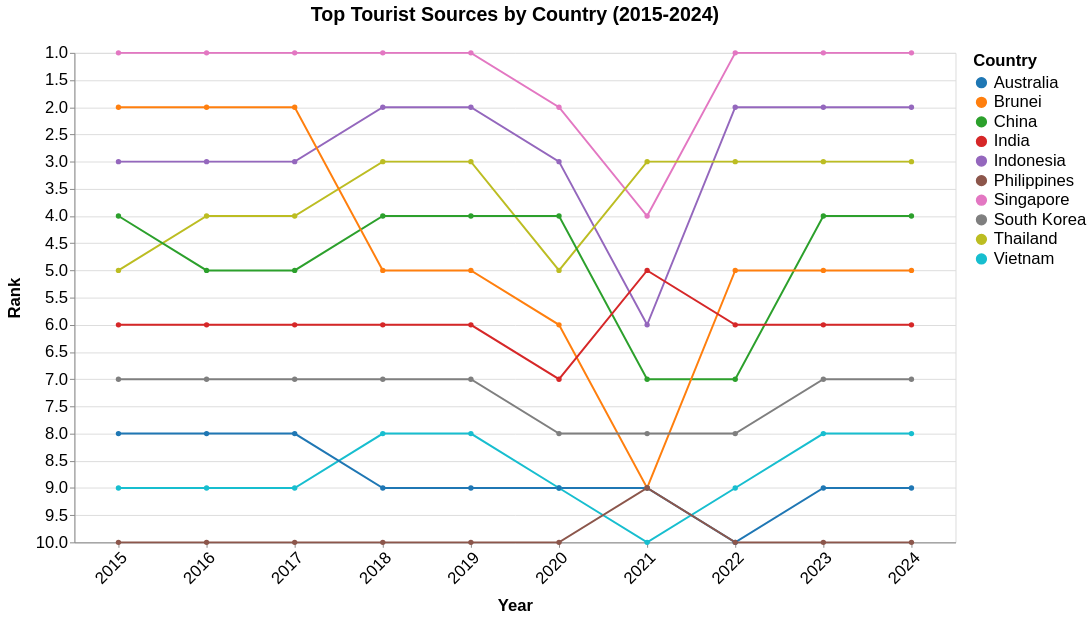

The Vega-Lite source for this figure:
### Vega-Lite specification from a JSON file in a GitHub repository (floating-point values rounded to 4 significant figures)
{"$schema": "https://vega.github.io/schema/vega-lite/v5.json", "title": {"text": "Top Tourist Sources by Country (2015-2024)", "fontSize": 20, "anchor": "middle", "dy": -16}, "data": {"values": [{"Country": "Singapore", "year": 2024, "Visitors": 4276007, "rank": 1}, {"Country": "Singapore", "year": 2023, "Visitors": 8308230, "rank": 1}, {"Country": "Singapore", "year": 2022, "Visitors": 5222991, "rank": 1}, {"Country": "Singapore", "year": 2021, "Visitors": 16308, "rank": 4}, {"Country": "Singapore", "year": 2020, "Visitors": 1545255, "rank": 2}, {"Country": "Singapore", "year": 2019, "Visitors": 10163882, "rank": 1}, {"Country": "Singapore", "year": 2018, "Visitors": 10615986, "rank": 1}, {"Country": "Singapore", "year": 2017, "Visitors": 12441713, "rank": 1}, {"Country": "Singapore", "year": 2016, "Visitors": 13272961, "rank": 1}, {"Country": "Singapore", "year": 2015, "Visitors": 12930754, "rank": 1}, {"Country": "Indonesia", "year": 2024, "Visitors": 1786630, "rank": 2}, {"Country": "Indonesia", "year": 2023, "Visitors": 3108165, "rank": 2}, {"Country": "Indonesia", "year": 2022, "Visitors": 1481739, "rank": 2}, {"Country": "Indonesia", "year": 2021, "Visitors": 11025, "rank": 6}, {"Country": "Indonesia", "year": 2020, "Visitors": 711723, "rank": 3}, {"Country": "Indonesia", "year": 2019, "Visitors": 3623277, "rank": 2}, {"Country": "Indonesia", "year": 2018, "Visitors": 3277689, "rank": 2}, {"Country": "Indonesia", "year": 2017, "Visitors": 2796570, "rank": 3}, {"Country": "Indonesia", "year": 2016, "Visitors": 3049964, "rank": 3}, {"Country": "Indonesia", "year": 2015, "Visitors": 2788033, "rank": 3}, {"Country": "Thailand", "year": 2024, "Visitors": 813783, "rank": 3}, {"Country": "Thailand", "year": 2023, "Visitors": 1551282, "rank": 3}, {"Country": "Thailand", "year": 2022, "Visitors": 715528, "rank": 3}, {"Country": "Thailand", "year": 2021, "Visitors": 59607, "rank": 3}, {"Country": "Thailand", "year": 2020, "Visitors": 394413, "rank": 5}, {"Country": "Thailand", "year": 2019, "Visitors": 1884306, "rank": 3}, {"Country": "Thailand", "year": 2018, "Visitors": 1914692, "rank": 3}, {"Country": "Thailand", "year": 2017, "Visitors": 1836522, "rank": 4}, {"Country": "Thailand", "year": 2016, "Visitors": 1780800, "rank": 4}, {"Country": "Thailand", "year": 2015, "Visitors": 1343569, "rank": 5}, {"Country": "China", "year": 2024, "Visitors": 1449711, "rank": 4}, {"Country": "China", "year": 2023, "Visitors": 1474114, "rank": 4}, {"Country": "China", "year": 2022, "Visitors": 211363, "rank": 7}, {"Country": "China", "year": 2021, "Visitors": 7701, "rank": 7}, {"Country": "China", "year": 2020, "Visitors": 405149, "rank": 4}, {"Country": "China", "year": 2019, "Visitors": 3114257, "rank": 4}, {"Country": "China", "year": 2018, "Visitors": 2944133, "rank": 4}, {"Country": "China", "year": 2017, "Visitors": 2281666, "rank": 5}, {"Country": "China", "year": 2016, "Visitors": 2124942, "rank": 5}, {"Country": "China", "year": 2015, "Visitors": 1677163, "rank": 4}, {"Country": "Brunei", "year": 2024, "Visitors": 565999, "rank": 5}, {"Country": "Brunei", "year": 2023, "Visitors": 811833, "rank": 5}, {"Country": "Brunei", "year": 2022, "Visitors": 301757, "rank": 5}, {"Country": "Brunei", "year": 2021, "Visitors": 773, "rank": 9}, {"Country": "Brunei", "year": 2020, "Visitors": 136020, "rank": 6}, {"Country": "Brunei", "year": 2019, "Visitors": 1216123, "rank": 5}, {"Country": "Brunei", "year": 2018, "Visitors": 1382031, "rank": 5}, {"Country": "Brunei", "year": 2017, "Visitors": 1660506, "rank": 2}, {"Country": "Brunei", "year": 2016, "Visitors": 1391016, "rank": 2}, {"Country": "Brunei", "year": 2015, "Visitors": 1133555, "rank": 2}, {"Country": "India", "year": 2024, "Visitors": 537493, "rank": 6}, {"Country": "India", "year": 2023, "Visitors": 671846, "rank": 6}, {"Country": "India", "year": 2022, "Visitors": 324548, "rank": 6}, {"Country": "India", "year": 2021, "Visitors": 3916, "rank": 5}, {"Country": "India", "year": 2020, "Visitors": 155883, "rank": 7}, {"Country": "India", "year": 2019, "Visitors": 735309, "rank": 6}, {"Country": "India", "year": 2018, "Visitors": 600311, "rank": 6}, {"Country": "India", "year": 2017, "Visitors": 552739, "rank": 6}, {"Country": "India", "year": 2016, "Visitors": 638578, "rank": 6}, {"Country": "India", "year": 2015, "Visitors": 722141, "rank": 6}, {"Country": "South Korea", "year": 2024, "Visitors": 232711, "rank": 7}, {"Country": "South Korea", "year": 2023, "Visitors": 400853, "rank": 7}, {"Country": "South Korea", "year": 2022, "Visitors": 146384, "rank": 8}, {"Country": "South Korea", "year": 2021, "Visitors": 3028, "rank": 8}, {"Country": "South Korea", "year": 2020, "Visitors": 119750, "rank": 8}, {"Country": "South Korea", "year": 2019, "Visitors": 673065, "rank": 7}, {"Country": "South Korea", "year": 2018, "Visitors": 616783, "rank": 7}, {"Country": "South Korea", "year": 2017, "Visitors": 484528, "rank": 7}, {"Country": "South Korea", "year": 2016, "Visitors": 444439, "rank": 7}, {"Country": "South Korea", "year": 2015, "Visitors": 421161, "rank": 7}, {"Country": "Vietnam", "year": 2024, "Visitors": 137344, "rank": 8}, {"Country": "Vietnam", "year": 2023, "Visitors": 286083, "rank": 8}, {"Country": "Vietnam", "year": 2022, "Visitors": 123931, "rank": 9}, {"Country": "Vietnam", "year": 2021, "Visitors": 14136, "rank": 10}, {"Country": "Vietnam", "year": 2020, "Visitors": 71622, "rank": 9}, {"Country": "Vietnam", "year": 2019, "Visitors": 892716, "rank": 8}, {"Country": "Vietnam", "year": 2018, "Visitors": 786327, "rank": 8}, {"Country": "Vietnam", "year": 2017, "Visitors": 638135, "rank": 9}, {"Country": "Vietnam", "year": 2016, "Visitors": 703737, "rank": 9}, {"Country": "Vietnam", "year": 2015, "Visitors": 646891, "rank": 9}, {"Country": "Australia", "year": 2024, "Visitors": 159318, "rank": 9}, {"Country": "Australia", "year": 2023, "Visitors": 276477, "rank": 9}, {"Country": "Australia", "year": 2022, "Visitors": 118598, "rank": 10}, {"Country": "Australia", "year": 2021, "Visitors": 33451, "rank": 9}, {"Country": "Australia", "year": 2020, "Visitors": 195146, "rank": 9}, {"Country": "Australia", "year": 2019, "Visitors": 1282782, "rank": 9}, {"Country": "Australia", "year": 2018, "Visitors": 1034871, "rank": 9}, {"Country": "Australia", "year": 2017, "Visitors": 899202, "rank": 8}, {"Country": "Australia", "year": 2016, "Visitors": 737115, "rank": 8}, {"Country": "Australia", "year": 2015, "Visitors": 714047, "rank": 8}, {"Country": "Philippines", "year": 2024, "Visitors": 60100, "rank": 10}, {"Country": "Philippines", "year": 2023, "Visitors": 137781, "rank": 10}, {"Country": "Philippines", "year": 2022, "Visitors": 86462, "rank": 10}, {"Country": "Philippines", "year": 2021, "Visitors": 10229, "rank": 9}, {"Country": "Philippines", "year": 2020, "Visitors": 53889, "rank": 10}, {"Country": "Philippines", "year": 2019, "Visitors": 1114257, "rank": 10}, {"Country": "Philippines", "year": 2018, "Visitors": 1167375, "rank": 10}, {"Country": "Philippines", "year": 2017, "Visitors": 1066461, "rank": 10}, {"Country": "Philippines", "year": 2016, "Visitors": 1029488, "rank": 10}, {"Country": "Philippines", "year": 2015, "Visitors": 957408, "rank": 10}]}, "width": 900, "height": 500, "mark": {"type": "line", "point": true, "strokeWidth": 2}, "encoding": {"x": {"field": "year", "type": "ordinal", "title": "Year", "axis": {"labelOverlap": "parity", "labelAngle": -45}}, "y": {"field": "rank", "type": "quantitative", "title": "Rank", "scale": {"domain": [10, 1], "nice": true}, "axis": {"reverse": true}}, "color": {"field": "Country", "type": "nominal", "scale": {"scheme": "category10"}}, "tooltip": [{"field": "Country", "type": "nominal", "title": "Country"}, {"field": "year", "type": "ordinal", "title": "Year"}, {"field": "rank", "type": "quantitative", "title": "Rank"}, {"field": "Visitors", "type": "quantitative", "title": "Visitors", "format": ","}]}, "config": {"axis": {"labelFontSize": 17, "titleFontSize": 17, "titlePadding": 12}, "legend": {"labelFontSize": 17, "titleFontSize": 17, "labelPadding": 12}, "tooltip": {"labelFontSize": 20, "titleFontSize": 20}}}
